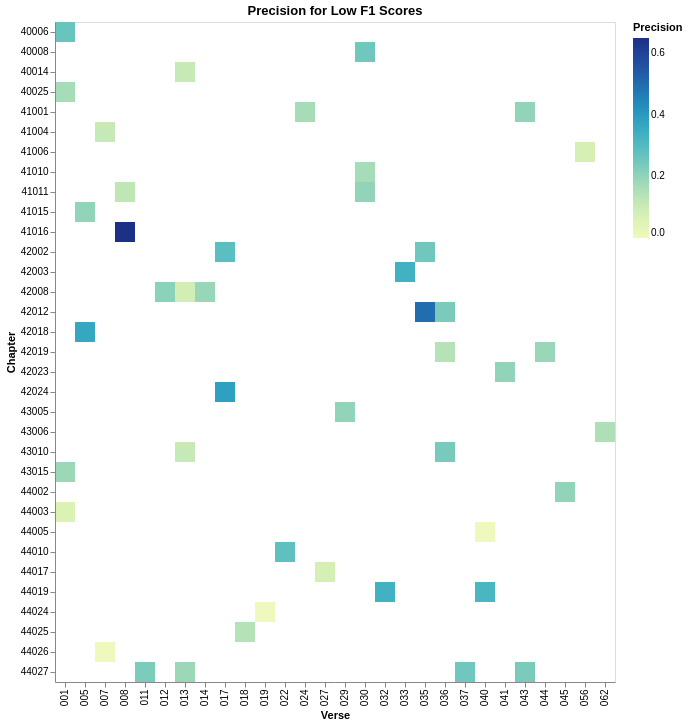

Notebook source saved alongside this figure:
### Code cell
# subset of verses with low F1 scores
lowf1 = source[source.F1 < 0.2]
alt.Chart(lowf1, title="Precision for Low F1 Scores").mark_rect().encode(
    x='Verse:O',
    y='Chapter:O',
    color='Precision:Q',
    tooltip=['Reference', 'F1', 'Precision', 'Recall']
)

### Figure 1 — Vega-Lite specification as saved in the notebook (floating-point values rounded to 4 significant figures)
{"config": {"view": {"continuousWidth": 300, "continuousHeight": 300}}, "data": {"name": "data-16076717f6abc633b8fe2257ad596f95"}, "mark": {"type": "rect"}, "encoding": {"color": {"field": "Precision", "type": "quantitative"}, "tooltip": [{"field": "Reference", "type": "nominal"}, {"field": "F1", "type": "quantitative"}, {"field": "Precision", "type": "quantitative"}, {"field": "Recall", "type": "quantitative"}], "x": {"field": "Verse", "type": "ordinal"}, "y": {"field": "Chapter", "type": "ordinal"}}, "title": "Precision for Low F1 Scores", "$schema": "https://vega.github.io/schema/vega-lite/v5.20.1.json", "datasets": {"data-16076717f6abc633b8fe2257ad596f95": [{"Identifier": "40006001", "Verse": "001", "Chapter": "40006", "Book": "40", "Reference": "MAT 6:1", "AER": 0.739, "F1": 0.197, "Precision": 0.261, "Recall": 0.158}, {"Identifier": "40008030", "Verse": "030", "Chapter": "40008", "Book": "40", "Reference": "MAT 8:30", "AER": 0.75, "F1": 0.1, "Precision": 0.25, "Recall": 0.062}, {"Identifier": "40014013", "Verse": "013", "Chapter": "40014", "Book": "40", "Reference": "MAT 14:13", "AER": 0.889, "F1": 0.08, "Precision": 0.111, "Recall": 0.062}, {"Identifier": "40025001", "Verse": "001", "Chapter": "40025", "Book": "40", "Reference": "MAT 25:1", "AER": 0.833, "F1": 0.146, "Precision": 0.167, "Recall": 0.13}, {"Identifier": "41001024", "Verse": "024", "Chapter": "41001", "Book": "41", "Reference": "MRK 1:24", "AER": 0.833, "F1": 0.14, "Precision": 0.167, "Recall": 0.12}, {"Identifier": "41001043", "Verse": "043", "Chapter": "41001", "Book": "41", "Reference": "MRK 1:43", "AER": 0.8, "F1": 0.071, "Precision": 0.2, "Recall": 0.043}, {"Identifier": "41004007", "Verse": "007", "Chapter": "41004", "Book": "41", "Reference": "MRK 4:7", "AER": 0.889, "F1": 0.077, "Precision": 0.111, "Recall": 0.059}, {"Identifier": "41006056", "Verse": "056", "Chapter": "41006", "Book": "41", "Reference": "MRK 6:56", "AER": 0.923, "F1": 0.063, "Precision": 0.077, "Recall": 0.054}, {"Identifier": "41010030", "Verse": "030", "Chapter": "41010", "Book": "41", "Reference": "MRK 10:30", "AER": 0.833, "F1": 0.152, "Precision": 0.167, "Recall": 0.139}, {"Identifier": "41011008", "Verse": "008", "Chapter": "41011", "Book": "41", "Reference": "MRK 11:8", "AER": 0.875, "F1": 0.111, "Precision": 0.125, "Recall": 0.1}, {"Identifier": "41011030", "Verse": "030", "Chapter": "41011", "Book": "41", "Reference": "MRK 11:30", "AER": 0.8, "F1": 0.19, "Precision": 0.2, "Recall": 0.182}, {"Identifier": "41015005", "Verse": "005", "Chapter": "41015", "Book": "41", "Reference": "MRK 15:5", "AER": 0.8, "F1": 0.091, "Precision": 0.2, "Recall": 0.059}, {"Identifier": "41016008", "Verse": "008", "Chapter": "41016", "Book": "41", "Reference": "MRK 16:8", "AER": 0.35, "F1": 0.166, "Precision": 0.65, "Recall": 0.095}, {"Identifier": "42002017", "Verse": "017", "Chapter": "42002", "Book": "42", "Reference": "LUK 2:17", "AER": 0.714, "F1": 0.148, "Precision": 0.286, "Recall": 0.1}, {"Identifier": "42002035", "Verse": "035", "Chapter": "42002", "Book": "42", "Reference": "LUK 2:35", "AER": 0.75, "F1": 0.182, "Precision": 0.25, "Recall": 0.143}, {"Identifier": "42003033", "Verse": "033", "Chapter": "42003", "Book": "42", "Reference": "LUK 3:33", "AER": 0.667, "F1": 0.182, "Precision": 0.333, "Recall": 0.125}, {"Identifier": "42008012", "Verse": "012", "Chapter": "42008", "Book": "42", "Reference": "LUK 8:12", "AER": 0.792, "F1": 0.172, "Precision": 0.208, "Recall": 0.147}, {"Identifier": "42008013", "Verse": "013", "Chapter": "42008", "Book": "42", "Reference": "LUK 8:13", "AER": 0.917, "F1": 0.068, "Precision": 0.083, "Recall": 0.057}, {"Identifier": "42008014", "Verse": "014", "Chapter": "42008", "Book": "42", "Reference": "LUK 8:14", "AER": 0.81, "F1": 0.133, "Precision": 0.19, "Recall": 0.103}, {"Identifier": "42012035", "Verse": "035", "Chapter": "42012", "Book": "42", "Reference": "LUK 12:35", "AER": 0.5, "F1": 0.182, "Precision": 0.5, "Recall": 0.111}, {"Identifier": "42012036", "Verse": "036", "Chapter": "42012", "Book": "42", "Reference": "LUK 12:36", "AER": 0.765, "F1": 0.163, "Precision": 0.235, "Recall": 0.125}, {"Identifier": "42018005", "Verse": "005", "Chapter": "42018", "Book": "42", "Reference": "LUK 18:5", "AER": 0.636, "F1": 0.138, "Precision": 0.364, "Recall": 0.085}, {"Identifier": "42019036", "Verse": "036", "Chapter": "42019", "Book": "42", "Reference": "LUK 19:36", "AER": 0.857, "F1": 0.105, "Precision": 0.143, "Recall": 0.083}, {"Identifier": "42019044", "Verse": "044", "Chapter": "42019", "Book": "42", "Reference": "LUK 19:44", "AER": 0.815, "F1": 0.143, "Precision": 0.185, "Recall": 0.116}, {"Identifier": "42023041", "Verse": "041", "Chapter": "42023", "Book": "42", "Reference": "LUK 23:41", "AER": 0.8, "F1": 0.138, "Precision": 0.2, "Recall": 0.105}, {"Identifier": "42024017", "Verse": "017", "Chapter": "42024", "Book": "42", "Reference": "LUK 24:17", "AER": 0.615, "F1": 0.156, "Precision": 0.385, "Recall": 0.098}, {"Identifier": "43005029", "Verse": "029", "Chapter": "43005", "Book": "43", "Reference": "JHN 5:29", "AER": 0.8, "F1": 0.154, "Precision": 0.2, "Recall": 0.125}, {"Identifier": "43006062", "Verse": "062", "Chapter": "43006", "Book": "43", "Reference": "JHN 6:62", "AER": 0.846, "F1": 0.133, "Precision": 0.154, "Recall": 0.118}, {"Identifier": "43010013", "Verse": "013", "Chapter": "43010", "Book": "43", "Reference": "JHN 10:13", "AER": 0.889, "F1": 0.069, "Precision": 0.111, "Recall": 0.05}, {"Identifier": "43010036", "Verse": "036", "Chapter": "43010", "Book": "43", "Reference": "JHN 10:36", "AER": 0.762, "F1": 0.192, "Precision": 0.238, "Recall": 0.161}, {"Identifier": "43015001", "Verse": "001", "Chapter": "43015", "Book": "43", "Reference": "JHN 15:1", "AER": 0.818, "F1": 0.16, "Precision": 0.182, "Recall": 0.143}, {"Identifier": "44002045", "Verse": "045", "Chapter": "44002", "Book": "44", "Reference": "ACT 2:45", "AER": 0.8, "F1": 0.114, "Precision": 0.2, "Recall": 0.08}, {"Identifier": "44003001", "Verse": "001", "Chapter": "44003", "Book": "44", "Reference": "ACT 3:1", "AER": 0.938, "F1": 0.057, "Precision": 0.062, "Recall": 0.053}, {"Identifier": "44005040", "Verse": "040", "Chapter": "44005", "Book": "44", "Reference": "ACT 5:40", "AER": 1.0, "F1": 0.0, "Precision": 0.0, "Recall": 0.0}, {"Identifier": "44010022", "Verse": "022", "Chapter": "44010", "Book": "44", "Reference": "ACT 10:22", "AER": 0.72, "F1": 0.182, "Precision": 0.28, "Recall": 0.135}, {"Identifier": "44017027", "Verse": "027", "Chapter": "44017", "Book": "44", "Reference": "ACT 17:27", "AER": 0.923, "F1": 0.048, "Precision": 0.077, "Recall": 0.034}, {"Identifier": "44019032", "Verse": "032", "Chapter": "44019", "Book": "44", "Reference": "ACT 19:32", "AER": 0.667, "F1": 0.178, "Precision": 0.333, "Recall": 0.121}, {"Identifier": "44019040", "Verse": "040", "Chapter": "44019", "Book": "44", "Reference": "ACT 19:40", "AER": 0.684, "F1": 0.182, "Precision": 0.316, "Recall": 0.128}, {"Identifier": "44024019", "Verse": "019", "Chapter": "44024", "Book": "44", "Reference": "ACT 24:19", "AER": 1.0, "F1": 0.0, "Precision": 0.0, "Recall": 0.0}, {"Identifier": "44025018", "Verse": "018", "Chapter": "44025", "Book": "44", "Reference": "ACT 25:18", "AER": 0.857, "F1": 0.05, "Precision": 0.143, "Recall": 0.03}, {"Identifier": "44026007", "Verse": "007", "Chapter": "44026", "Book": "44", "Reference": "ACT 26:7", "AER": 1.0, "F1": 0.0, "Precision": 0.0, "Recall": 0.0}, {"Identifier": "44027011", "Verse": "011", "Chapter": "44027", "Book": "44", "Reference": "ACT 27:11", "AER": 0.769, "F1": 0.176, "Precision": 0.231, "Recall": 0.143}, {"Identifier": "44027013", "Verse": "013", "Chapter": "44027", "Book": "44", "Reference": "ACT 27:13", "AER": 0.818, "F1": 0.108, "Precision": 0.182, "Recall": 0.077}, {"Identifier": "44027037", "Verse": "037", "Chapter": "44027", "Book": "44", "Reference": "ACT 27:37", "AER": 0.75, "F1": 0.118, "Precision": 0.25, "Recall": 0.077}, {"Identifier": "44027043", "Verse": "043", "Chapter": "44027", "Book": "44", "Reference": "ACT 27:43", "AER": 0.765, "F1": 0.186, "Precision": 0.235, "Recall": 0.154}]}}
